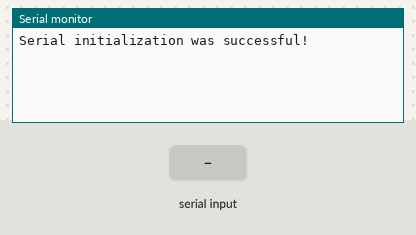
This sketch was run on a simulated ESP32. Parts: the last lines printed to the serial monitor. The test bench sets the inputs (shaded band).

Above: at 1.2 s.
1.3 s: "1\n" received over Serial
At 1.6 s:
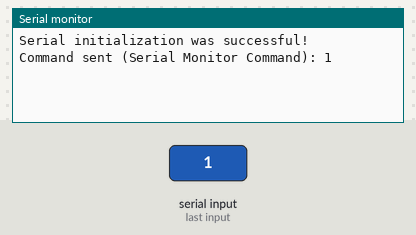
2.8 s: "1\n" received over the second serial link
At 4.1 s:
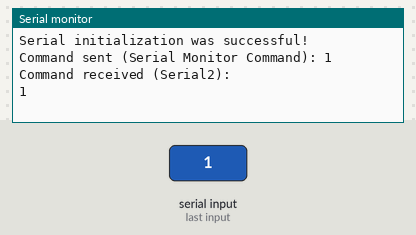
4.5 s: "0\n" received over Serial
At 5.3 s:
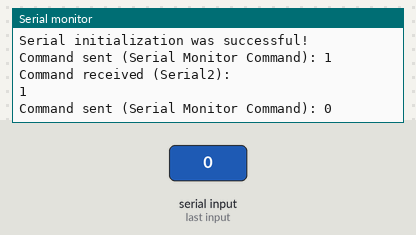
6.0 s: "0\n" received over the second serial link
At 6.5 s:
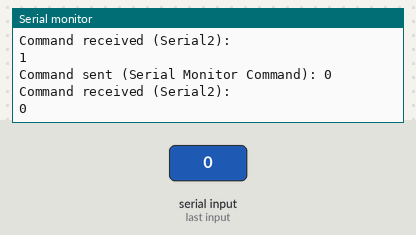

Measured:
- after the input at 1.3 s, the serial monitor: prints a new line at once (image 1)
- after the input at 2.8 s, the serial monitor: prints a new line after 0.20 s (image 2)
- after the input at 4.5 s, the serial monitor: prints a new line at once (image 3)
- after the input at 6.0 s, the serial monitor: prints a new line at once (image 4)

The sketch:

ESP32_UART_Comm.ino
```cpp
#include "serial_readwrite.h"

void setup() {
  serial_Setup();
}

void loop() {
  serial_Send();
  serial_Receive();

  delay(1);
}
```

serial_readwrite.cpp
```cpp
#include "serial_readwrite.h"

static unsigned long previousTick_Ref = 0;

void serial_Setup() {
  Serial.begin(115200); // Sets PC to ESP32 UART Communication

  pinMode(RX2_PIN, INPUT_PULLUP); // Set RX Pin to Pull-Up to filter out noise
  Serial2.begin( // Sets ESP32 UART's TX Pin to its own RX Pin
    9600,
    SERIAL_8N1,
    RX2_PIN,
    TX2_PIN
  );

  while(!(Serial && Serial2));
  Serial.println("Serial initialization was successful!");
}

void serial_Send() {
  if(Serial.available()) { // Check once if PC Serial Monitor Command is sending data to ESP32
    String text = Serial.readStringUntil('\n'); // Stores the entire incoming String
    Serial.println("Command sent (Serial Monitor Command): " + text);
    Serial2.println(text); // Let TX2_PIN send data
  }
}

void serial_Receive() {
  unsigned long currentTick_Ref = millis();

  if(currentTick_Ref - previousTick_Ref >= INTERVAL) { // Executes block of code only if the current time surpasses the interval
    previousTick_Ref = currentTick_Ref;

    if(Serial2.available()) { // Check once if there is an incoming data received by RX
      Serial.println("Command received (Serial2): ");

      while(Serial2.available()) { // Checks incoming data received by RX again, but now in loop
        char text = Serial2.read();

        if(text != '\r' && text != '\n') { // Ignore printing unnecessary characters
          Serial.println(text);
        }
      }
    }
  }
}
```

serial_readwrite.h
```cpp
#ifndef SERIAL_READWRITE_H
#define SERIAL_READWRITE_H

#include <Arduino.h>

#define RX2_PIN 32
#define TX2_PIN 33

#define INTERVAL 1000

void serial_Setup();

void serial_Send();

void serial_Receive();

#endif
```
